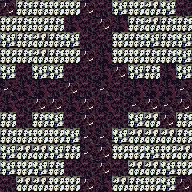

Below is a game level as drawn by its tile map, then a one-line description and the .tmx file that defines it, in full:
An orthogonal 12x12 tile map with 16x16 px tiles, 1 tile layer (tile) and 17 objects.

<map version="1.0" tiledversion="1.1.2" orientation="orthogonal" renderorder="right-down" width="12" height="12" tilewidth="16" tileheight="16" infinite="0" nextobjectid="56">
 <tileset firstgid="1" source="tileset.tsx" />
 <layer name="tile" width="12" height="12">
  <data encoding="csv">
38,35,35,34,34,38,41,37,34,36,37,41,
34,35,34,35,40,41,38,40,35,36,35,35,
37,35,36,35,37,41,41,34,35,37,35,37,
34,35,36,35,34,38,40,34,34,35,35,37,
37,41,37,37,41,41,40,38,37,35,40,37,
39,40,40,41,38,41,39,41,40,40,40,39,
40,41,38,38,40,38,40,41,39,38,39,38,
35,41,35,37,41,38,41,41,37,36,38,35,
35,35,34,34,37,39,39,37,36,36,36,35,
37,36,36,37,35,39,38,34,34,37,34,36,
37,34,37,35,41,41,38,41,36,36,37,34,
41,36,36,34,34,38,40,36,35,34,37,38
</data>
 </layer>
 <objectgroup name="creature">
  <object id="47" gid="226" x="64" y="80" width="16" height="16">
   <properties>
    <property name="probability" value="5" />
   </properties>
  </object>
  <object id="48" gid="226" x="112" y="80" width="16" height="16">
   <properties>
    <property name="probability" value="5" />
   </properties>
  </object>
  <object id="49" gid="226" x="64" y="128" width="16" height="16">
   <properties>
    <property name="probability" value="5" />
   </properties>
  </object>
  <object id="50" gid="226" x="112" y="128" width="16" height="16">
   <properties>
    <property name="probability" value="5" />
   </properties>
  </object>
  <object id="51" gid="226" x="80" y="64" width="16" height="16">
   <properties>
    <property name="probability" value="5" />
   </properties>
  </object>
  <object id="52" gid="226" x="96" y="64" width="16" height="16">
   <properties>
    <property name="probability" value="5" />
   </properties>
  </object>
  <object id="53" gid="226" x="48" y="96" width="16" height="16">
   <properties>
    <property name="probability" value="5" />
   </properties>
  </object>
  <object id="54" gid="226" x="96" y="144" width="16" height="16">
   <properties>
    <property name="probability" value="5" />
   </properties>
  </object>
  <object id="55" gid="226" x="96" y="112" width="16" height="16">
   <properties>
    <property name="probability" value="5" />
   </properties>
  </object>
 </objectgroup>
 <objectgroup name="furniture">
  <object id="39" gid="53" x="16" y="80" width="16" height="16" />
  <object id="40" gid="53" x="16" y="128" width="16" height="16" />
  <object id="41" gid="53" x="64" y="176" width="16" height="16" />
  <object id="42" gid="53" x="112" y="176" width="16" height="16" />
  <object id="43" gid="53" x="160" y="128" width="16" height="16" />
  <object id="44" gid="53" x="160" y="80" width="16" height="16" />
  <object id="45" gid="53" x="112" y="32" width="16" height="16" />
  <object id="46" gid="53" x="64" y="32" width="16" height="16" />
 </objectgroup>
 <objectgroup name="description" />
</map>
